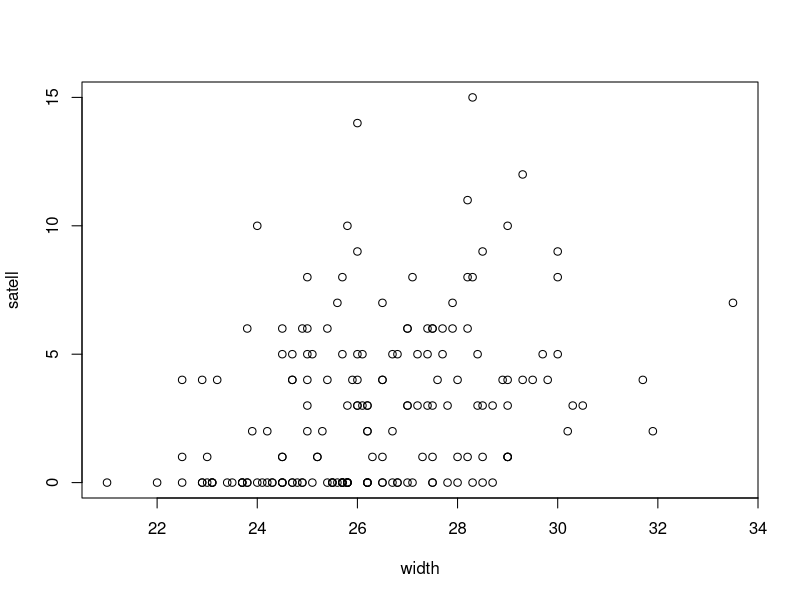
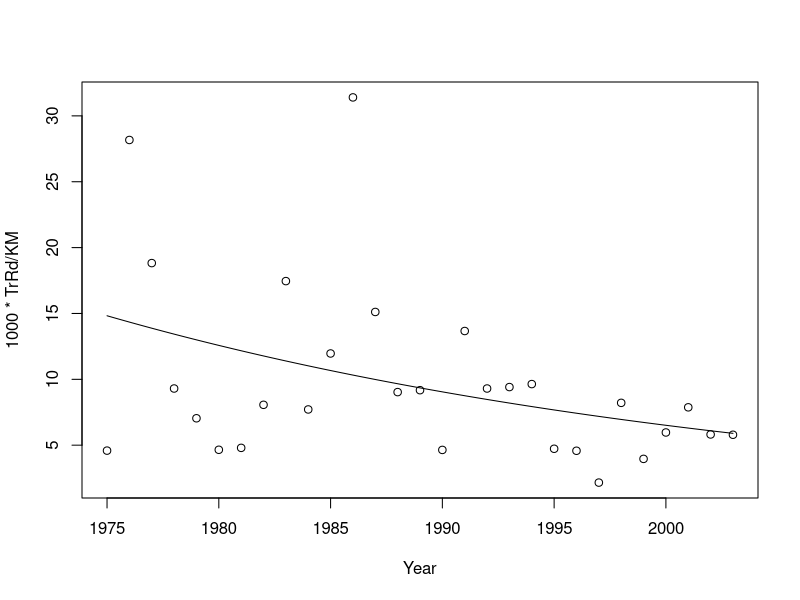

Here is the R script that generated these plots, in order:
## ---- chunk 1
horseshoe <- read.table("horseshoe.txt", header = T)
head(horseshoe)
## ---- chunk 2
plot(satell ~ width, data = horseshoe)
model <- glm(satell ~ width, family = poisson, data = horseshoe)
summary(model)
## ---- chunk 3
tc <- read.table("traincollisions.txt", header = T)
head(tc)
## ---- chunk 4
model <- glm(TrRd ~ I(Year - 1975), offset = log(KM), family = poisson, data = tc)
summary(model)
## ---- chunk 5
plot(1000*TrRd/KM ~ Year, data = tc)
curve(1000*predict(model, data.frame(Year = x, KM = 1), type = "response"), add = TRUE)
